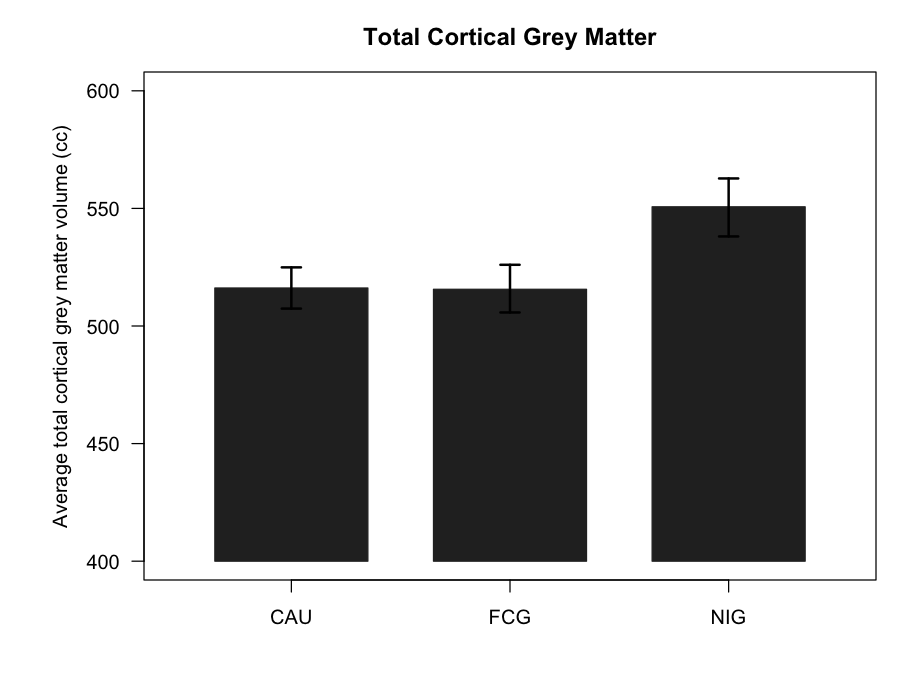

Source code (R):
## Directly replot the extracted Fig. 1 item; no extraction is rerun here.
a <- grep("^--file=", commandArgs(FALSE), value=TRUE)
sp <- normalizePath(sub("^--file=", "", a[1]))
folder <- dirname(sp)
item <- sub("_replot\\.R$", "", basename(sp))
d <- read.csv(file.path(folder,paste0(item,".csv")),stringsAsFactors=FALSE)
stopifnot(identical(d$group_as_printed,c("CAU","FCG","NIG")))
png(file.path(folder,paste0(item,"_replot.png")),width=900,height=700,res=120)
par(mar=c(5,6,3,1))
plot(1:3,d$volume_cc,type="n",xlim=c(0.45,3.55),ylim=c(400,600),
     xaxt="n",yaxt="n",xlab="",ylab="Average total cortical grey matter volume (cc)",
     main="Total Cortical Grey Matter",las=1)
axis(1,at=1:3,labels=d$group_as_printed)
axis(2,at=c(400,450,500,550,600),las=1)
rect((1:3)-0.35,400,(1:3)+0.35,d$volume_cc,col="#292929",border="#292929")
arrows(1:3,d$lower_SEM_cap_cc,1:3,d$upper_SEM_cap_cc,
       angle=90,code=3,length=0.08,lwd=2)
dev.off()
